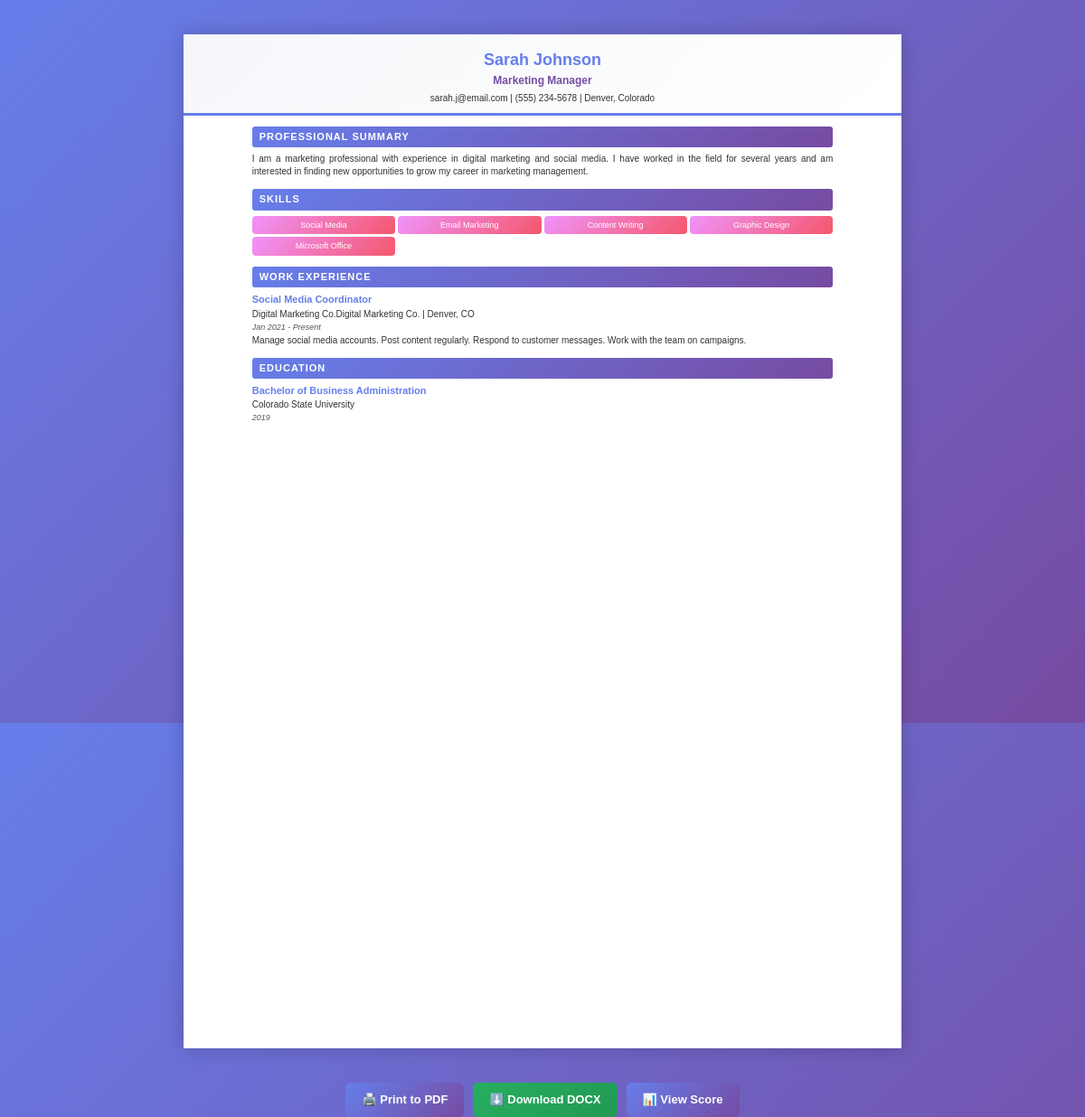
The app's page /display/18/ with its own data.
### resume/models.py (models this page shows, shortened)
class Resume(models.Model):
    full_name = models.CharField(max_length=100)
    email = models.EmailField()
    phone = models.CharField(max_length=20)
    location = models.CharField(max_length=100)
    linkedin = models.URLField(blank=True)
    target_position = models.CharField(max_length=100, blank=True)
    summary = models.TextField(blank=True)
    skills = models.TextField(blank=True)
    created_at = models.DateTimeField(auto_now_add=True)
    updated_at = models.DateTimeField(auto_now=True)

class WorkExperience(models.Model):
    resume = models.ForeignKey(Resume, on_delete=models.CASCADE, related_name='experiences')
    job_title = models.CharField(max_length=100)
    company = models.CharField(max_length=100)
    work_location = models.CharField(max_length=100, blank=True)
    duration = models.CharField(max_length=50, blank=True)
    description = models.TextField(blank=True)

class Education(models.Model):
    resume = models.ForeignKey(Resume, on_delete=models.CASCADE, related_name='educations')
    degree = models.CharField(max_length=100)
    institution = models.CharField(max_length=200)
    grad_year = models.CharField(max_length=10)
    gpa = models.CharField(max_length=10, blank=True, null=True)
    accomplishments = models.TextField(blank=True, null=True, help_text="Key achievements, skills learned, or notable accomplishments (comma-separated)")

### resume/views.py (the view)
# urls.py: path('display/<int:pk>/', views.resume_display, name='resume_display'),
def resume_display(request, pk):
    resume = get_object_or_404(
        Resume,
        pk=pk
    )
    educations = resume.educations.all()
    experiences = resume.experiences.all()
    skills_list = [
        skill.strip()
        for skill in (resume.skills or '').split(',')
        if skill.strip()
    ]
    for education in educations:
        education.accomplishments_list = [
            accomplishment.strip()
            for accomplishment in (
                education.accomplishments or ''
            ).split(',')
            if accomplishment.strip()
        ]
    return render(
        request,
        'resume/display.html',
        {
            'resume': resume,
            'educations': educations,
            'experiences': experiences,
            'skills_list': skills_list,
        }
    )

### resume/templates/resume/display.html (shortened to what this page needs)
<!DOCTYPE html>
<html lang="en">
<head>
</head>
<body>
    <div class="a4-page">
        <div class="header">
            <h1>{{ resume.full_name }}</h1>
            {% if resume.target_position %}<div class="position">{{ resume.target_position }}</div>{% endif %}
            <div class="contact">
                {% if resume.email %}{{ resume.email }}{% endif %}
                {% if resume.phone %} | {{ resume.phone }}{% endif %}
                {% if resume.location %} | {{ resume.location }}{% endif %}
            </div>
        </div>
        {% if resume.summary %}
        <div class="section">
            <div class="section-title">Professional Summary</div>
            <div class="summary">{{ resume.summary }}</div>
        </div>
        {% endif %}
        {% if skills_list %}
        <div class="section">
            <div class="section-title">Skills</div>
            <div class="skills-list">
                {% for skill in skills_list %}
                <div class="skill-item">{{ skill }}</div>
                {% endfor %}
            </div>
        </div>
        {% endif %}
        {% if experiences %}
        <div class="section">
            <div class="section-title">Work Experience</div>
            {% for exp in experiences %}
            <div class="experience-item">
                <h4>{{ exp.job_title }}</h4>
                <div style="font-size: 10px; color: #333; margin-bottom: 1px;">{{ exp.company }}{% if exp.work_location %} | {{ exp.work_location }}{% endif %}</div>
                <div class="meta">{% if exp.duration %}{{ exp.duration }}{% endif %}</div>
                {% if exp.description %}<div class="description">{{ exp.description }}</div>{% endif %}
            </div>
            {% endfor %}
        </div>
        {% endif %}
        {% if educations %}
        <div class="section">
            <div class="section-title">Education</div>
            {% for edu in educations %}
            <div class="education-item">
                <h4>{{ edu.degree }}</h4>
                <div style="font-size: 10px; color: #333; margin-bottom: 1px;">{{ edu.institution }}</div>
                <div class="meta">{{ edu.grad_year }}{% if edu.gpa %} | GPA: {{ edu.gpa }}{% endif %}</div>
            </div>
            {% endfor %}
        </div>
        {% endif %}
    </div>
    <div class="buttons">
        <a href="javascript:window.print()" class="btn btn-blue">🖨️ Print to PDF</a>
        <a href="{% url 'download_docx' resume.pk %}" class="btn btn-green">⬇️ Download DOCX</a>
        <a href="{% url 'resume_feedback' resume.pk %}" class="btn btn-blue">📊 View Score</a>
    </div>
</body>
</html>

### resume/templates/resume/display.html (style rules this page uses)
* { margin: 0; padding: 0; box-sizing: border-box; }
html, body { height: 100%; }
body { font-family: 'Calibri', 'Arial', sans-serif; line-height: 1.4; color: #000; background: linear-gradient(135deg, #667eea 0%, #764ba2 100%); padding: 0; }
.a4-page { width: 210mm; height: 297mm; margin: 10mm auto; padding: 20mm; background: white; box-shadow: 0 0 20px rgba(0,0,0,0.2); }
.header { text-align: center; margin-bottom: 12px; border-bottom: 3px solid #667eea; padding-bottom: 10px; background: linear-gradient(135deg, #f5f7fa 0%, #fff 100%); margin: -20mm -20mm 12px -20mm; padding: 16px 20mm 10px 20mm; }
.header h1 { font-size: 18px; color: #667eea; margin-bottom: 2px; font-weight: bold; }
.header .position { font-size: 12px; font-weight: bold; color: #764ba2; margin-bottom: 4px; }
.header .contact { font-size: 10px; color: #333; line-height: 1.3; }
.section { margin-bottom: 12px; page-break-inside: avoid; }
.section-title { font-size: 11px; font-weight: bold; text-transform: uppercase; color: white; background: linear-gradient(135deg, #667eea 0%, #764ba2 100%); padding: 4px 8px; margin-bottom: 6px; border-radius: 3px; letter-spacing: 1px; }
.summary { font-size: 10px; line-height: 1.4; color: #333; text-align: justify; }
.skills-list { display: grid; grid-template-columns: repeat(4, 1fr); gap: 3px; }
.skill-item { font-size: 9px; color: white; background: linear-gradient(135deg, #f093fb 0%, #f5576c 100%); padding: 4px 6px; border-radius: 4px; text-align: center; }
.experience-item, .education-item { margin-bottom: 8px; }
.experience-item h4, .education-item h4 { font-size: 11px; font-weight: bold; color: #667eea; margin-bottom: 1px; }
.meta { font-size: 9px; color: #555; font-style: italic; margin-bottom: 2px; }
.description { font-size: 10px; color: #333; line-height: 1.35; margin-bottom: 2px; text-align: justify; }
.buttons { margin-top: 20px; text-align: center; display: flex; justify-content: center; flex-wrap: wrap; gap: 10px; }
.btn { padding: 10px 18px; border-radius: 6px; text-decoration: none; font-size: 13px; font-weight: bold; color: white; transition: all 0.3s; }
.btn-blue { background: linear-gradient(135deg, #667eea 0%, #764ba2 100%); }
.btn-green { background: linear-gradient(135deg, #27ae60 0%, #229954 100%); }

### records on screen
Resume: full_name "Sarah Johnson", target_position "Marketing Manager", email "sarah.j@email.com", phone "(555) 234-5678", location "Denver, Colorado", summary "I am a marketing professional with experience in digital marketing and social media. I have worked in the field for several years and am interested in finding new opportunities to grow my career in marketing management."
WorkExperience: job_title "Social Media Coordinator", company "Digital Marketing Co.Digital Marketing Co.", work_location "Denver, CO", duration "Jan 2021 - Present", description "Manage social media accounts. Post content regularly. Respond to customer messages. Work with the team on campaigns."
Education: degree "Bachelor of Business Administration", institution "Colorado State University", grad_year "2019"

### other values on screen
{{ skill }} "Social Media" "Email Marketing" "Content Writing" "Graphic Design" "Microsoft Office"
